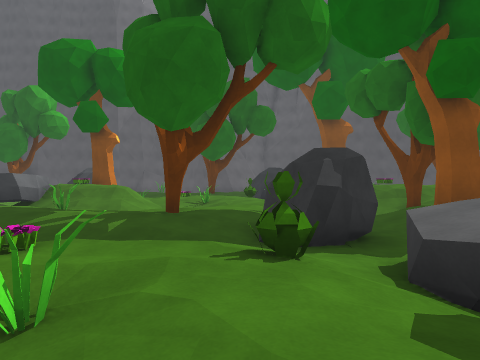
View 1 (above)

19 first-person views from a walk through a Unity game level. The camera is 1.4 m above the floor, looks level and sees 70° across. The floor is counted in squares, 2 m on a side. Each view is taken from the middle of a square. On the plan, view 1 faces up. The plan holds only what a view shows up to about 11 squares ahead; the rest is blank. The place goes on beyond the plan. The player is left out. Some animated figures are left out. Surface patterns are stand-ins for the level's own textures.

View 2
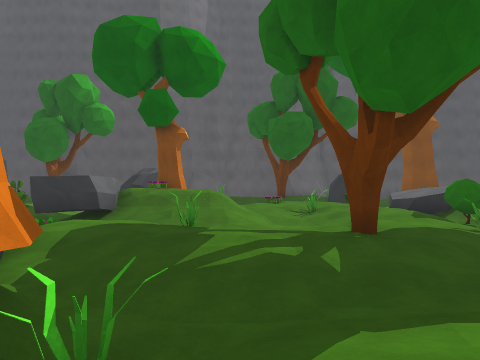

View 3
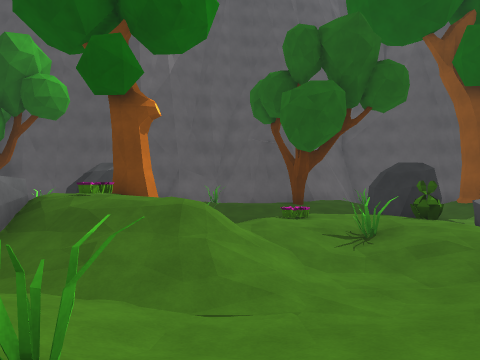

View 4
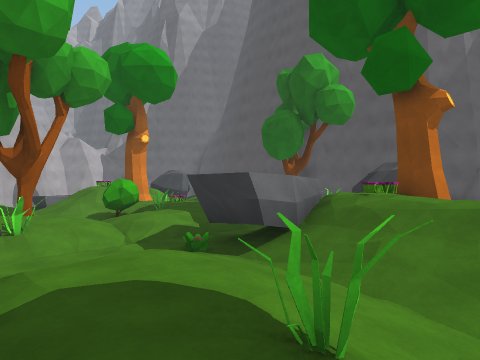

View 5
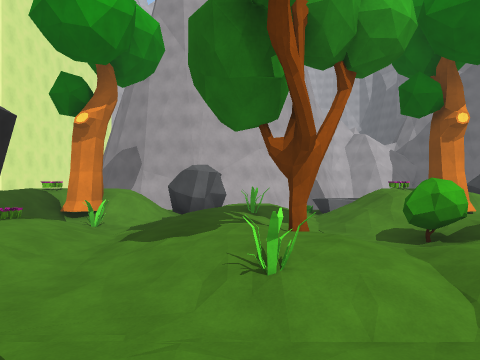

View 6
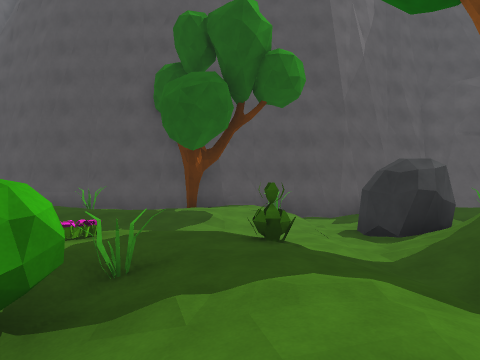

View 7
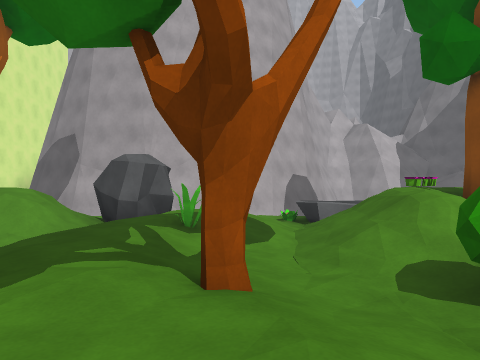

View 8
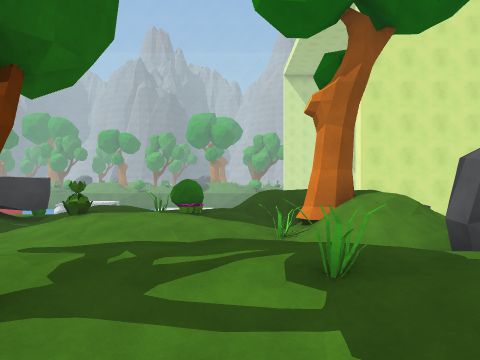

View 9
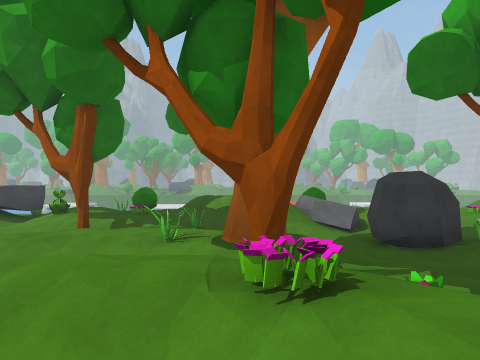

View 10
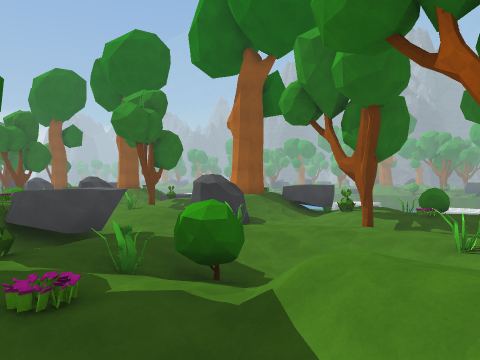

View 11
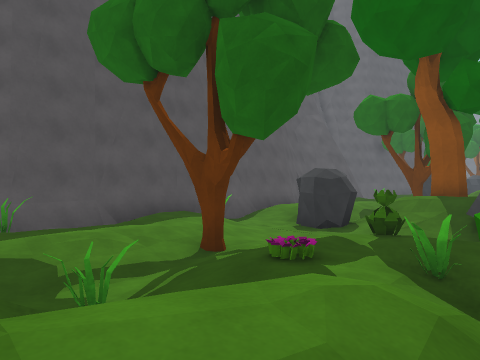

View 12
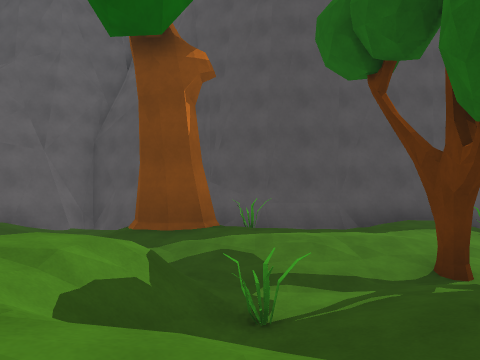

View 13
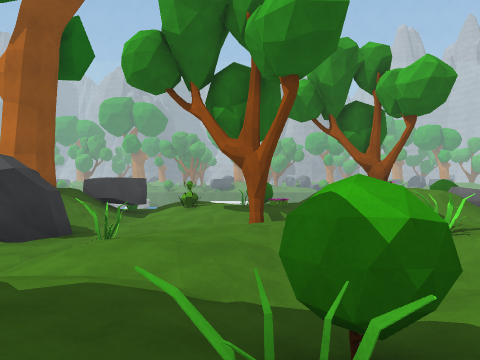

View 14
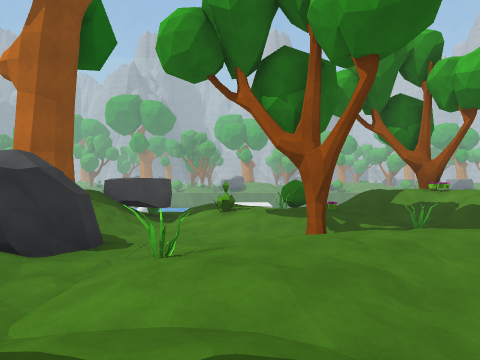

View 15
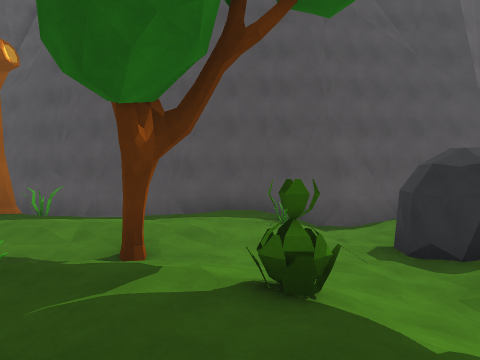

View 16
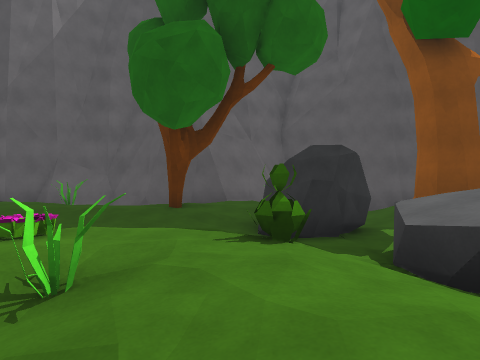

View 17
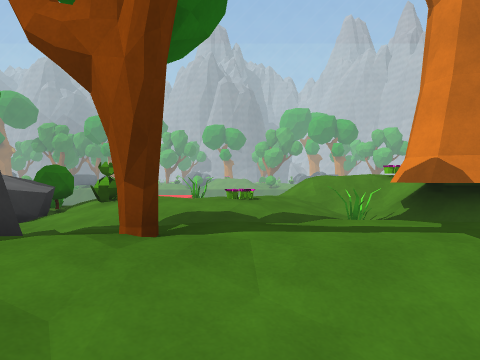

View 18
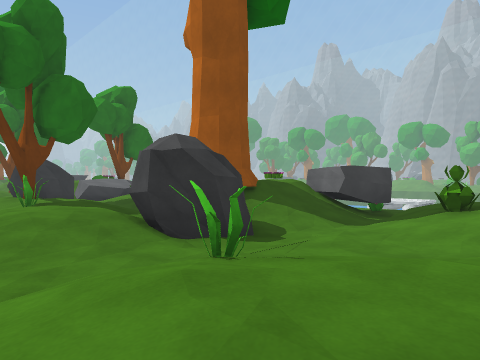

View 19
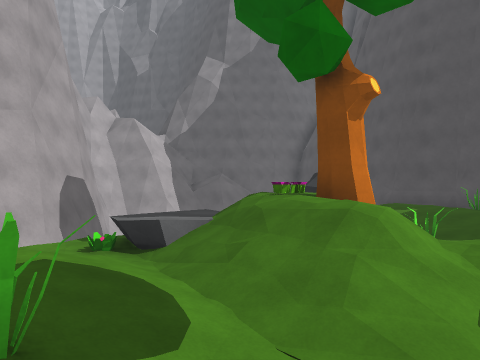

### Floor plan
Key: @ floor where view 1 was taken; # wall or solid block; . main floor; : floor 0.25 m higher than the main floor; + floor 0.5 m higher than the main floor; * floor 0.75 m higher than the main floor; % floor 1.5 m higher than the main floor; / step, stairs or slope; = window, fence, low wall or low ledge; ≈ water the walk keeps out of; v drop or lower ground; R rock; P plant; T tree; B bush; O other object.
Columns run from 21 left of view 1 to 14 right of it. Each row starts with its distance up from view 1.
 20                       ###
 19                ########v####
 18      ##########   ##/+/..  #########
 17       *O  T*O.. *O  +*O..#TO  +*O.:*
 16      ******+/.. ****T+/..//****+/.:*
 15     RR:++++/..RR:++++.RR. :++++...RR
 14     R  .......R   ..  R.. /...T...R/
 13       /O +++..//T  +++.RR%/O/+++../%
 12      %#T+P*P/./%  +P*P/RR%//+P*P/./T
 11 v    /P//+O*+. RP//+O*+B//P//+O*+.RO
 10 ## v ////BB+*RRR///./++BB////B/*+RRR
  9  ##.R..//.::/.P..//.::/.P.T ../:/.O.
  8   #.P/*/.:T*+../*/.:+*+../T/.:+*+.:*
  7   #  **O***+O..**O**T+O..*TO***+O.:*
  6   # RR ***+/..RR/***+/RR.  ***+/..RR
  5   # RR/.:.....RT/.:...R..//   T...R
  4   #.///O./+:../#TT./+:.RR//O//+:../
  3   #  %TT+P*P:./%/.+P*P:RR%/.+O*P:./T
  2  ##  /O//*O*+.R/%//*O*+RRTO/**O*+.R%
  1        //BB**RRR // /**BB T//BB*+RRR
  0   ≈ O      ++.O.     @  O         O
 -1  ####        =

Positions as (right, up) in squares from view 1, and headings:
1: (0, 0), facing up
2: (-3, 2), facing up
3: (-3, 6), facing up
4: (-3, 6), facing up-left
5: (-6, 7), facing left
6: (-10, 8), facing up
7: (-9, 8), facing left
8: (-13, 10), facing down
9: (5, 13), facing down
10: (5, 13), facing down-right
11: (5, 10), facing up-right
12: (6, 10), facing up
13: (9, 12), facing down
14: (10, 11), facing down
15: (10, 10), facing up
16: (0, 9), facing up
17: (-2, 9), facing down
18: (-11, 9), facing down-right
19: (-12, 7), facing up-left
